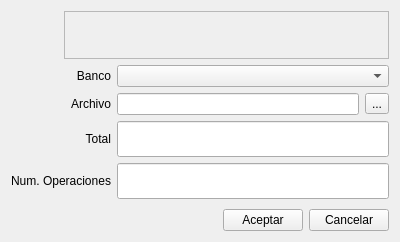
<?xml version="1.0" encoding="UTF-8"?>
<ui version="4.0">
 <class>Q19Base</class>
 <widget class="QWidget" name="Q19Base">
  <property name="geometry">
   <rect>
    <x>0</x>
    <y>0</y>
    <width>400</width>
    <height>242</height>
   </rect>
  </property>
  <property name="windowTitle">
   <string>Generacion Q19</string>
  </property>
  <property name="windowIcon">
   <iconset>
    <normaloff>../pluginbf_q19/q19.png</normaloff>../pluginbf_q19/q19.png</iconset>
  </property>
  <layout class="QGridLayout" name="gridLayout">
   <item row="0" column="0" colspan="5">
    <layout class="QHBoxLayout">
     <property name="spacing">
      <number>5</number>
     </property>
     <property name="margin">
      <number>0</number>
     </property>
     <item>
      <widget class="QLabel" name="label_5">
       <property name="minimumSize">
        <size>
         <width>48</width>
         <height>48</height>
        </size>
       </property>
       <property name="maximumSize">
        <size>
         <width>48</width>
         <height>48</height>
        </size>
       </property>
       <property name="pixmap">
        <pixmap>../pluginbf_q19/q19.png</pixmap>
       </property>
       <property name="scaledContents">
        <bool>true</bool>
       </property>
      </widget>
     </item>
     <item>
      <widget class="QFrame" name="frame">
       <property name="frameShape">
        <enum>QFrame::StyledPanel</enum>
       </property>
       <property name="frameShadow">
        <enum>QFrame::Raised</enum>
       </property>
       <layout class="QGridLayout">
        <property name="margin">
         <number>5</number>
        </property>
        <property name="spacing">
         <number>5</number>
        </property>
        <item row="0" column="3">
         <spacer>
          <property name="orientation">
           <enum>Qt::Horizontal</enum>
          </property>
          <property name="sizeType">
           <enum>QSizePolicy::Expanding</enum>
          </property>
          <property name="sizeHint" stdset="0">
           <size>
            <width>291</width>
            <height>31</height>
           </size>
          </property>
         </spacer>
        </item>
       </layout>
      </widget>
     </item>
    </layout>
   </item>
   <item row="1" column="0">
    <widget class="QLabel" name="label">
     <property name="text">
      <string>Banco</string>
     </property>
     <property name="alignment">
      <set>Qt::AlignRight|Qt::AlignTrailing|Qt::AlignVCenter</set>
     </property>
    </widget>
   </item>
   <item row="1" column="1" colspan="4">
    <widget class="BfBuscarBanco" name="mui_idbanco"/>
   </item>
   <item row="2" column="0">
    <widget class="QLabel" name="label_2">
     <property name="text">
      <string>Archivo</string>
     </property>
     <property name="alignment">
      <set>Qt::AlignRight|Qt::AlignTrailing|Qt::AlignVCenter</set>
     </property>
    </widget>
   </item>
   <item row="2" column="1" colspan="3">
    <widget class="QLineEdit" name="mui_archivo"/>
   </item>
   <item row="2" column="4">
    <widget class="QToolButton" name="mui_buscararchivo">
     <property name="text">
      <string>...</string>
     </property>
    </widget>
   </item>
   <item row="3" column="0">
    <widget class="QLabel" name="label_3">
     <property name="text">
      <string>Total</string>
     </property>
     <property name="alignment">
      <set>Qt::AlignRight|Qt::AlignTrailing|Qt::AlignVCenter</set>
     </property>
    </widget>
   </item>
   <item row="3" column="1" colspan="4">
    <widget class="QLineEdit" name="mui_total">
     <property name="font">
      <font>
       <pointsize>18</pointsize>
       <weight>75</weight>
       <bold>true</bold>
      </font>
     </property>
     <property name="alignment">
      <set>Qt::AlignRight|Qt::AlignTrailing|Qt::AlignVCenter</set>
     </property>
     <property name="readOnly">
      <bool>true</bool>
     </property>
    </widget>
   </item>
   <item row="4" column="0">
    <widget class="QLabel" name="label_4">
     <property name="text">
      <string>Num. Operaciones</string>
     </property>
     <property name="alignment">
      <set>Qt::AlignRight|Qt::AlignTrailing|Qt::AlignVCenter</set>
     </property>
    </widget>
   </item>
   <item row="4" column="1" colspan="4">
    <widget class="QLineEdit" name="mui_numop">
     <property name="font">
      <font>
       <pointsize>18</pointsize>
       <weight>75</weight>
       <bold>true</bold>
      </font>
     </property>
     <property name="alignment">
      <set>Qt::AlignRight|Qt::AlignTrailing|Qt::AlignVCenter</set>
     </property>
     <property name="readOnly">
      <bool>true</bool>
     </property>
    </widget>
   </item>
   <item row="5" column="0">
    <spacer>
     <property name="orientation">
      <enum>Qt::Vertical</enum>
     </property>
     <property name="sizeHint" stdset="0">
      <size>
       <width>20</width>
       <height>40</height>
      </size>
     </property>
    </spacer>
   </item>
   <item row="6" column="0" colspan="5">
    <layout class="QHBoxLayout">
     <property name="spacing">
      <number>6</number>
     </property>
     <property name="margin">
      <number>0</number>
     </property>
     <item>
      <spacer>
       <property name="orientation">
        <enum>Qt::Horizontal</enum>
       </property>
       <property name="sizeHint" stdset="0">
        <size>
         <width>40</width>
         <height>20</height>
        </size>
       </property>
      </spacer>
     </item>
     <item>
      <widget class="QPushButton" name="mui_aceptar">
       <property name="text">
        <string>Aceptar</string>
       </property>
      </widget>
     </item>
     <item>
      <widget class="QPushButton" name="mui_cancelar">
       <property name="text">
        <string>Cancelar</string>
       </property>
      </widget>
     </item>
    </layout>
   </item>
  </layout>
 </widget>
 <customwidgets>
  <customwidget>
   <class>BfBuscarBanco</class>
   <extends>QComboBox</extends>
   <header>bfbuscarbanco.h</header>
  </customwidget>
 </customwidgets>
 <resources>
  <include location="../../../bulmages.qrc"/>
 </resources>
 <connections/>
</ui>
